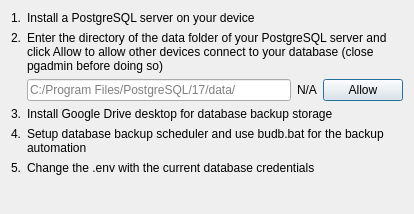
<?xml version="1.0" encoding="UTF-8"?>
<ui version="4.0">
 <class>DialogSetup</class>
 <widget class="QDialog" name="DialogSetup">
  <property name="geometry">
   <rect>
    <x>0</x>
    <y>0</y>
    <width>414</width>
    <height>200</height>
   </rect>
  </property>
  <property name="windowTitle">
   <string>Dialog</string>
  </property>
  <layout class="QVBoxLayout" name="verticalLayout_2">
   <item>
    <layout class="QFormLayout" name="formLayout_2">
     <item row="0" column="0">
      <widget class="QLabel" name="label">
       <property name="sizePolicy">
        <sizepolicy hsizetype="Preferred" vsizetype="Preferred">
         <horstretch>0</horstretch>
         <verstretch>0</verstretch>
        </sizepolicy>
       </property>
       <property name="text">
        <string>1.</string>
       </property>
       <property name="alignment">
        <set>Qt::AlignLeading|Qt::AlignLeft|Qt::AlignTop</set>
       </property>
       <property name="wordWrap">
        <bool>true</bool>
       </property>
      </widget>
     </item>
     <item row="1" column="0">
      <widget class="QLabel" name="label_3">
       <property name="sizePolicy">
        <sizepolicy hsizetype="Preferred" vsizetype="Preferred">
         <horstretch>0</horstretch>
         <verstretch>0</verstretch>
        </sizepolicy>
       </property>
       <property name="text">
        <string>2.</string>
       </property>
       <property name="alignment">
        <set>Qt::AlignLeading|Qt::AlignLeft|Qt::AlignTop</set>
       </property>
       <property name="wordWrap">
        <bool>true</bool>
       </property>
      </widget>
     </item>
     <item row="2" column="0">
      <widget class="QLabel" name="label_5">
       <property name="sizePolicy">
        <sizepolicy hsizetype="Preferred" vsizetype="Preferred">
         <horstretch>0</horstretch>
         <verstretch>0</verstretch>
        </sizepolicy>
       </property>
       <property name="text">
        <string>3.</string>
       </property>
       <property name="alignment">
        <set>Qt::AlignLeading|Qt::AlignLeft|Qt::AlignTop</set>
       </property>
       <property name="wordWrap">
        <bool>true</bool>
       </property>
      </widget>
     </item>
     <item row="3" column="0">
      <widget class="QLabel" name="label_7">
       <property name="sizePolicy">
        <sizepolicy hsizetype="Preferred" vsizetype="Preferred">
         <horstretch>0</horstretch>
         <verstretch>0</verstretch>
        </sizepolicy>
       </property>
       <property name="text">
        <string>4.</string>
       </property>
       <property name="alignment">
        <set>Qt::AlignLeading|Qt::AlignLeft|Qt::AlignTop</set>
       </property>
       <property name="wordWrap">
        <bool>true</bool>
       </property>
      </widget>
     </item>
     <item row="4" column="0">
      <widget class="QLabel" name="label_9">
       <property name="sizePolicy">
        <sizepolicy hsizetype="Preferred" vsizetype="Preferred">
         <horstretch>0</horstretch>
         <verstretch>0</verstretch>
        </sizepolicy>
       </property>
       <property name="text">
        <string>5.</string>
       </property>
       <property name="alignment">
        <set>Qt::AlignLeading|Qt::AlignLeft|Qt::AlignTop</set>
       </property>
       <property name="wordWrap">
        <bool>true</bool>
       </property>
      </widget>
     </item>
     <item row="0" column="1">
      <widget class="QLabel" name="label_2">
       <property name="sizePolicy">
        <sizepolicy hsizetype="Preferred" vsizetype="Preferred">
         <horstretch>0</horstretch>
         <verstretch>0</verstretch>
        </sizepolicy>
       </property>
       <property name="text">
        <string>Install a PostgreSQL server on your device </string>
       </property>
       <property name="alignment">
        <set>Qt::AlignLeading|Qt::AlignLeft|Qt::AlignTop</set>
       </property>
       <property name="wordWrap">
        <bool>true</bool>
       </property>
       <property name="textInteractionFlags">
        <set>Qt::LinksAccessibleByMouse|Qt::TextSelectableByMouse</set>
       </property>
      </widget>
     </item>
     <item row="2" column="1">
      <widget class="QLabel" name="label_6">
       <property name="sizePolicy">
        <sizepolicy hsizetype="Preferred" vsizetype="Preferred">
         <horstretch>0</horstretch>
         <verstretch>0</verstretch>
        </sizepolicy>
       </property>
       <property name="text">
        <string>Install Google Drive desktop for database backup storage </string>
       </property>
       <property name="alignment">
        <set>Qt::AlignLeading|Qt::AlignLeft|Qt::AlignTop</set>
       </property>
       <property name="wordWrap">
        <bool>true</bool>
       </property>
       <property name="textInteractionFlags">
        <set>Qt::LinksAccessibleByMouse|Qt::TextSelectableByMouse</set>
       </property>
      </widget>
     </item>
     <item row="3" column="1">
      <widget class="QLabel" name="label_8">
       <property name="sizePolicy">
        <sizepolicy hsizetype="Preferred" vsizetype="Preferred">
         <horstretch>0</horstretch>
         <verstretch>0</verstretch>
        </sizepolicy>
       </property>
       <property name="text">
        <string>Setup database backup scheduler and use budb.bat for the backup automation </string>
       </property>
       <property name="alignment">
        <set>Qt::AlignLeading|Qt::AlignLeft|Qt::AlignTop</set>
       </property>
       <property name="wordWrap">
        <bool>true</bool>
       </property>
       <property name="textInteractionFlags">
        <set>Qt::LinksAccessibleByMouse|Qt::TextSelectableByMouse</set>
       </property>
      </widget>
     </item>
     <item row="4" column="1">
      <widget class="QLabel" name="label_10">
       <property name="sizePolicy">
        <sizepolicy hsizetype="Preferred" vsizetype="Preferred">
         <horstretch>0</horstretch>
         <verstretch>0</verstretch>
        </sizepolicy>
       </property>
       <property name="text">
        <string>Change the .env with the current database credentials</string>
       </property>
       <property name="alignment">
        <set>Qt::AlignLeading|Qt::AlignLeft|Qt::AlignTop</set>
       </property>
       <property name="wordWrap">
        <bool>true</bool>
       </property>
       <property name="openExternalLinks">
        <bool>false</bool>
       </property>
       <property name="textInteractionFlags">
        <set>Qt::LinksAccessibleByMouse|Qt::TextSelectableByMouse</set>
       </property>
      </widget>
     </item>
     <item row="1" column="1">
      <layout class="QVBoxLayout" name="verticalLayout">
       <item>
        <widget class="QLabel" name="label_4">
         <property name="sizePolicy">
          <sizepolicy hsizetype="Preferred" vsizetype="Fixed">
           <horstretch>0</horstretch>
           <verstretch>0</verstretch>
          </sizepolicy>
         </property>
         <property name="text">
          <string>Enter the directory of the data folder of your PostgreSQL server and click Allow to allow other devices connect to your database (close pgadmin before doing so)</string>
         </property>
         <property name="alignment">
          <set>Qt::AlignLeading|Qt::AlignLeft|Qt::AlignTop</set>
         </property>
         <property name="wordWrap">
          <bool>true</bool>
         </property>
         <property name="textInteractionFlags">
          <set>Qt::LinksAccessibleByMouse|Qt::TextSelectableByMouse</set>
         </property>
        </widget>
       </item>
       <item>
        <layout class="QHBoxLayout" name="horizontalLayout_2">
         <item>
          <widget class="QLineEdit" name="lineEditDirectory">
           <property name="contextMenuPolicy">
            <enum>Qt::NoContextMenu</enum>
           </property>
           <property name="placeholderText">
            <string>C:/Program Files/PostgreSQL/17/data/</string>
           </property>
          </widget>
         </item>
         <item>
          <widget class="QLabel" name="labelStatus">
           <property name="sizePolicy">
            <sizepolicy hsizetype="Preferred" vsizetype="Preferred">
             <horstretch>0</horstretch>
             <verstretch>0</verstretch>
            </sizepolicy>
           </property>
           <property name="text">
            <string>N/A</string>
           </property>
           <property name="alignment">
            <set>Qt::AlignCenter</set>
           </property>
          </widget>
         </item>
         <item>
          <widget class="QPushButton" name="pushButtonAllow">
           <property name="text">
            <string>Allow</string>
           </property>
          </widget>
         </item>
        </layout>
       </item>
      </layout>
     </item>
    </layout>
   </item>
   <item>
    <spacer name="verticalSpacer_2">
     <property name="orientation">
      <enum>Qt::Vertical</enum>
     </property>
     <property name="sizeHint" stdset="0">
      <size>
       <width>20</width>
       <height>293</height>
      </size>
     </property>
    </spacer>
   </item>
  </layout>
 </widget>
 <resources/>
 <connections/>
</ui>
